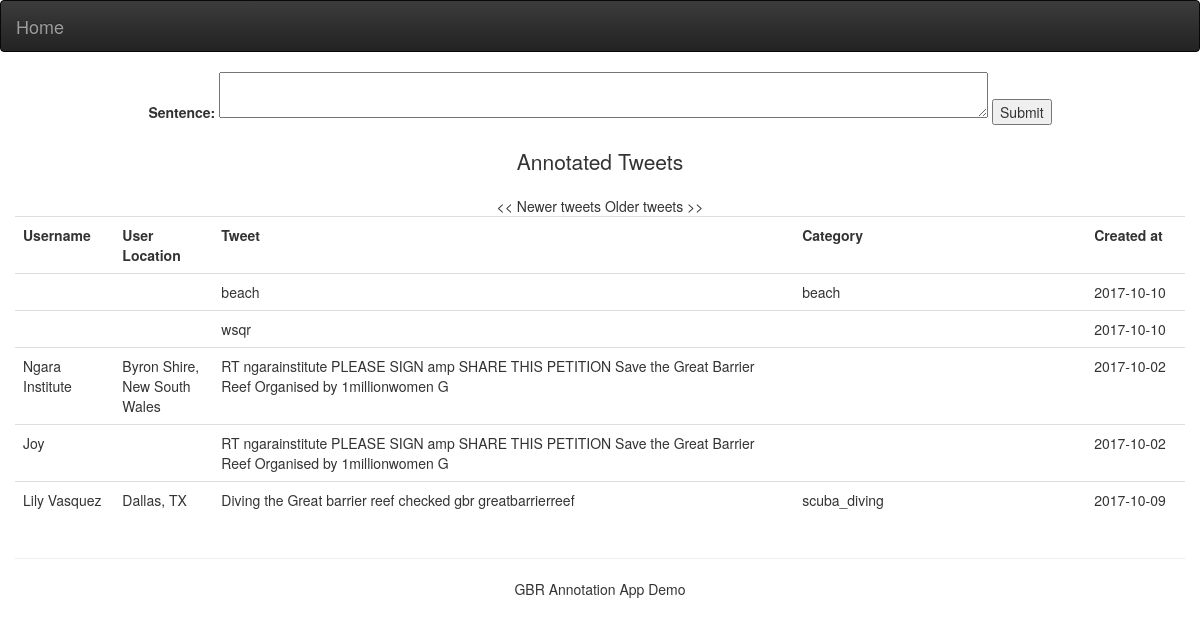
The page / on the database its author committed.
### models.py (models this page shows)
class Tweet(db.Model):
    __tablename__ = "tweets"
    id = db.Column('id', db.Integer, primary_key=True)
    id_str = db.Column('id_str',db.Unicode)
    user_id = db.Column('user_id', db.Integer, db.ForeignKey('users.id'))
    text = db.Column('text', db.Unicode)
    created_at = db.Column('created_at', db.Date, default=datetime.utcnow)
    verified = db.Column('verified', db.Boolean, default=False)
    category = db.Column('category',db.Unicode)
    users = db.relationship('User', foreign_keys=user_id, backref="tweets")

class User(db.Model):
    __tablename__ = "users"
    id = db.Column('id', db.Integer, primary_key=True)
    name = db.Column('name', db.Unicode)
    screen_name = db.Column('screen_name',db.Unicode)
    created_at = db.Column('created_at',db.Date,default=datetime.utcnow)
    location = db.Column('location',db.Unicode)

### annotation.py (the view)
@app.route('/', methods=['GET', 'POST'])
@app.route('/<int:page>', methods=['GET', 'POST'])
def list_all(page=1):
    form = manual_test()
    startThreadInViews()
    tweets = Tweet.query.order_by(Tweet.id.desc()).paginate(page, config.TWEETS_PER_PAGE, error_out=False)
    return render_template(
        'list.html',
        categories=Category.query.all(),
        tweets=tweets,
        form=form
    )

### annotation.py
class ReusableForm(Form):
    sentence = TextAreaField('Sentence:', validators=[validators.required()])

### annotation.py (called while the page is built, shortened)
def startThreadInViews():
    global thread
    if thread is None:
        thread = Thread(target=background_thread)
        thread.daemon = True
        thread.start()

def manual_test():
    form = ReusableForm(request.form)
    print(form.errors)
    return form

### templates/list.html (shortened to what this page needs)
{% extends 'layout.html' %}
{% from 'macros.html' import icon %}
{% block content %}
    <div class="container" align="center">
        <form class="manual" action="" method="post">
            <div class="input text">
                {{ form.sentence.label }} {{ form.sentence(row='30',cols='100') }}
            </div>
            <div class="input submit">
                <input type="submit" value="Submit"/>
            </div>
        </form>
    </div>
    <div class="row" align="center">
        <div class="col-md-9" id="mytable">
            <h3 class="lead">Annotated Tweets</h3>
            <table id="tweet-table" class="table">
                <tr>
                    <th>Username</th>
                    <th>User Location</th>
                    <th>Tweet</th>
                    <th>Category</th>
                    <th>Created at</th>
                </tr>
                {%- for tweet in tweets.items %}
                    <tr>
                        <td width="100px">{{ tweet.users.name }}</td>
                        <td width="100px">{{ tweet.users.location }}</td>
                        <td width="600px">{{ tweet.text }}</td>
                        <td width="300px">{{ tweet.category }}</td>
                        <td width="100px">{{ tweet.created_at }}</td>
                    </tr>
                {%- endfor %}
            </table>
        </div>
    </div>
{% endblock %}

### templates/layout.html (shortened to what this page needs)
<!doctype html>
<html lang="en">
<head>
    <link rel="stylesheet" href="/static/css/bootstrap.css">
    <link rel="stylesheet" href="/static/css/bootstrap-theme.min.css">
    <link rel="stylesheet" href="/static/css/bootstrap-select.css">
</head>
<body>
<nav class="navbar navbar-inverse">
    <div class="container-fluid">
        <div class="navbar-header">
            <a class="navbar-brand" href="/">Home</a>
        </div>
    </div>
</nav>
<div class="container-fluid">
    {% block content %}{% endblock %}
</div>
<footer id="footer">
    <div class="container">
        <hr>
        <p class="text-center">GBR Annotation App Demo</p>
    </div>
</footer>
</body>
</html>

### templates/layout.html (style rules this page uses)
#mytable { width: 100%; }
div.container { width: 100%; vertical-align: middle; }
form { display: inline-block; }
.input { display: inline; }

### rows shown on the page
Tweet: text "beach", category "beach", created_at "2017-10-10"
Tweet: text "wsqr", created_at "2017-10-10"
Tweet: users.name "Ngara Institute", users.location "Byron Shire, New South Wales", text "RT ngarainstitute PLEASE SIGN amp SHARE THIS PETITION Save the Great Barrier Reef Organised by 1millionwomen G", created_at "2017-10-02"
Tweet: users.name "Joy", text "RT ngarainstitute PLEASE SIGN amp SHARE THIS PETITION Save the Great Barrier Reef Organised by 1millionwomen G", created_at "2017-10-02"
Tweet: users.name "Lily Vasquez", users.location "Dallas, TX", text "Diving the Great barrier reef checked gbr greatbarrierreef", category "scuba_diving", created_at "2017-10-09"
